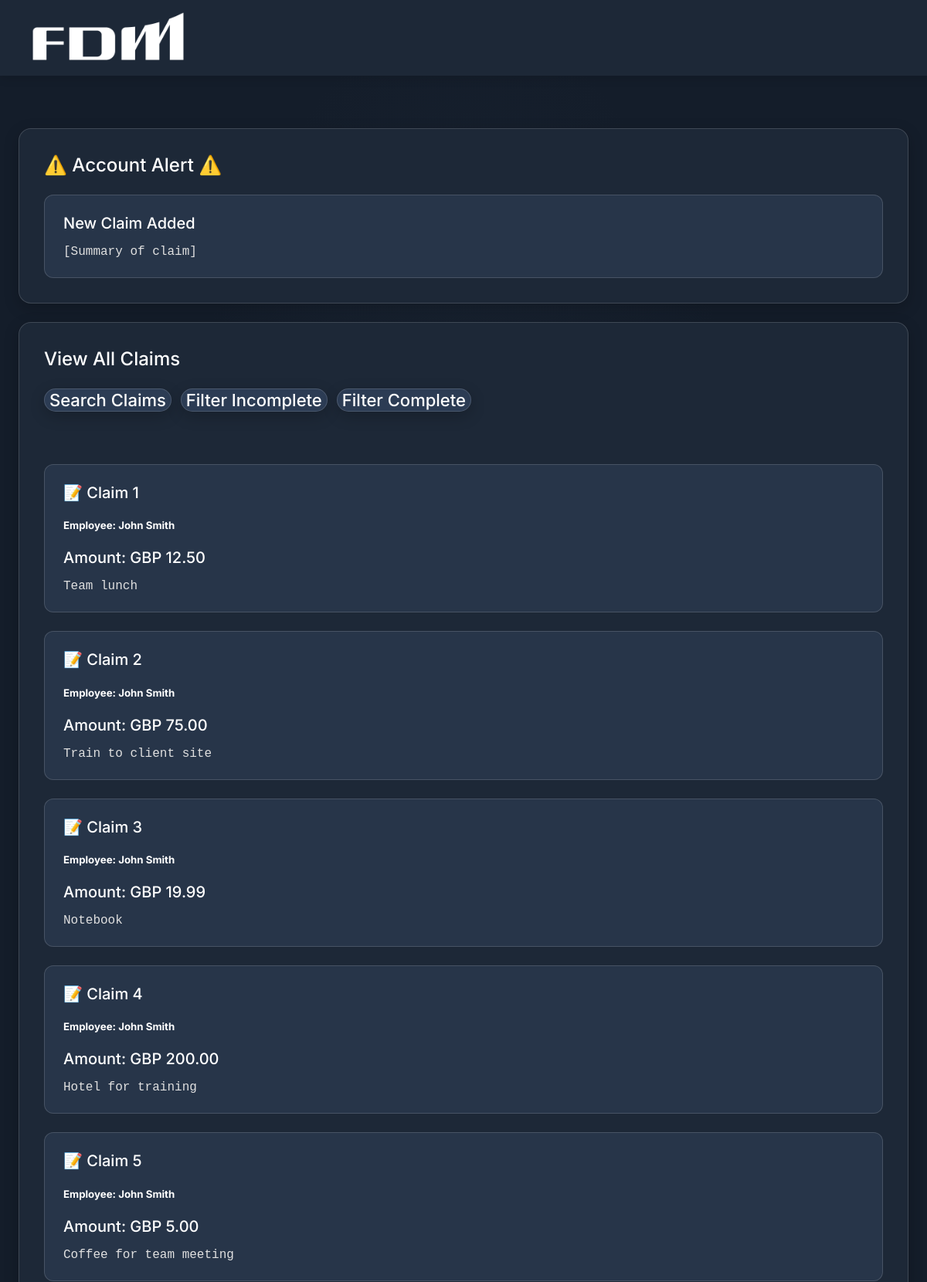
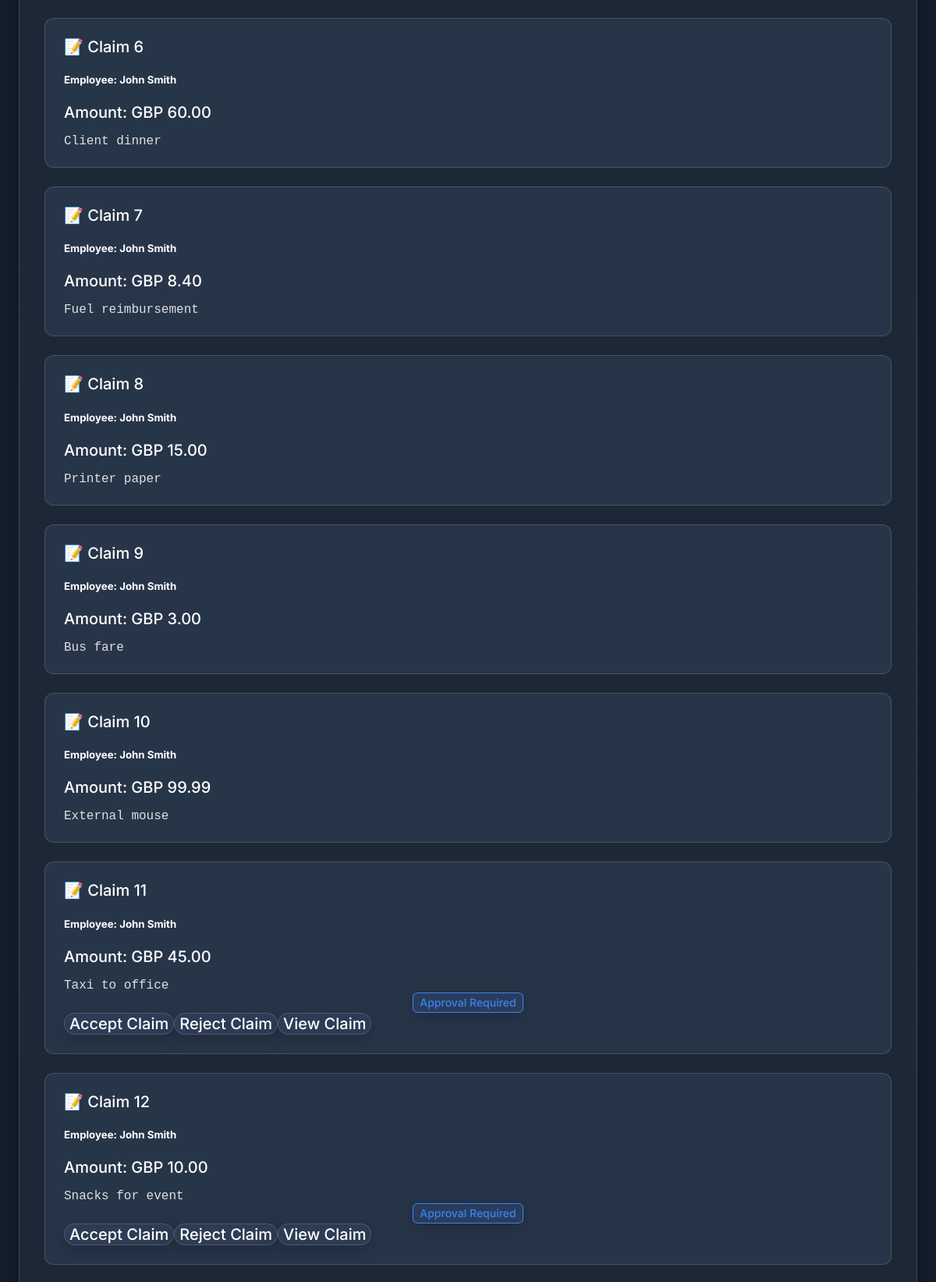
The page /php/manager_dashboard.php (signed in, upper part) on the database its author committed (2 pictures, top to bottom).
### tables this page shows
CREATE TABLE `expense_claims` (
  `claimId` int(11) NOT NULL,
  `employeeId` int(11) NOT NULL,
  `amount` decimal(10,2) NOT NULL,
  `description` varchar(255) NOT NULL,
  `category` varchar(50) NOT NULL,
  `status` enum('Pending','Approved','Rejected') DEFAULT 'Pending',
  `date` timestamp NOT NULL DEFAULT current_timestamp(),
  `evidenceFile` varchar(255) NOT NULL,
  `receipt` varchar(255) NOT NULL,
  `currency` varchar(5) DEFAULT NULL
);

CREATE TABLE `employees` (
  `employeeId` int(11) NOT NULL,
  `firstName` varchar(50) NOT NULL,
  `lastName` varchar(50) NOT NULL,
  `email` varchar(100) NOT NULL,
  `role` enum('Employee','Manager','Admin','Finance') NOT NULL DEFAULT 'Employee',
  `username` varchar(50) NOT NULL,
  `passwordHash` varchar(255) NOT NULL,
  `manager` int(11) DEFAULT NULL,
  `loggedIn` date DEFAULT current_timestamp(),
  `created_at` timestamp NOT NULL DEFAULT current_timestamp()
);

### php/manager_dashboard.php (the view, shortened to what this page needs)
<!DOCTYPE html>
<html lang="en">
<head>
    <link rel="stylesheet" href="../css/style.css">
</head>
<body>
<div class="container">
        <nav class="navbar">
            <a href="#"><img class="logo" src="../images/FDM_Group_Logo_White.png" width="200" alt="FDM Logo"></a>
            <div class="nav-links">
                <form method="POST" action="../php/logout.php" style="display: inline;">
                </form>
            </div>
        </nav>
        <br>
        <section class="active-alerts">
            <h3>⚠️ Account Alert ⚠️</h3>
            <div class="report">
                <h4>New Claim Added </span></h4>
                <p>[Summary of claim]</p>
            </div>
        </section>
        <section class="weather-map">
            <h3>View All Claims</h3>
            <div class="tabs">
                <button>Search Claims</button>
                <button>Filter Incomplete</button>
                <button>Filter Complete</button>
            </div>
            <br>
            <?php
                $conn = DatabaseManager::getInstance()->getConnection();
                $sql = "SELECT expense_claims.*, employees.firstName, employees.lastName
                        FROM expense_claims
                        INNER JOIN employees ON expense_claims.employeeId = employees.employeeId
                        WHERE employees.manager = :managerId";
                $stmt = $conn->prepare($sql);
                $stmt->bindParam(':managerId', $_SESSION['employeeId'], PDO::PARAM_INT);
                $stmt->execute();
                if ($stmt->rowCount() > 0) {
                    $claims = $stmt->fetchAll(PDO::FETCH_ASSOC);
                    foreach ($claims as $claim) {
                        echo "<div class='report'>";
                        echo "<h4>📝 Claim " . $claim['claimId'] . "</h4>";
                        echo "<h5>Employee: " . $claim['firstName'] . " " . $claim['lastName'] . "</h5>";
                        echo "<h4>Amount: ". $claim['currency'] . " " . $claim['amount'] . "</h4>";
                        echo "<p>" . $claim['description'] . "</p>";
                        if ($claim['status'] == 'Pending') {
                            echo "<div class='badges'> <button class='blue'>Approval Required</button> </div>";
                            echo "<form method='POST' action='../php/process_claim.php' style='display: inline;'>";
                            echo "<button type='submit' class='confirm-button' data-action='approve'>Accept Claim</button>";
                            echo "</form>";
                            echo "<form method='POST' action='../php/process_claim.php' style='display: inline;'>";
                            echo "<button type='submit' class='confirm-button' data-action='reject'>Reject Claim</button>";
                            echo "</form>";
                            echo "<button onclick=\"window.location.href='view_claim.php?id=" . $claim['claimId'] . "'\">View Claim</button>";
                        } else if ($claim['status'] == 'Rejected') {
                            echo "<div class='badges'> <button class='red'>Rejected</button> </div>";
                            echo "<button onclick=\"window.location.href='view_claim.php?id=" . $claim['claimId'] . "'\">View Claim</button>";
                        }
                        echo "</div>";
                    }
                } else {
                    echo "<p>No claims found.</p>";
                }
            ?>
        </section>
    </div>
</html>

### css/style.css (style rules this page uses)
body { background-color: #121826; color: #ffffff; font-family: 'Inter', sans-serif; margin: 0; padding: 0; background: radial-gradient(50% 50% at 50% 50%, #253244 0%, #141D2A 100%); min-height: 100vh; }
.container { display: grid; grid-template-columns: repeat(12, 1fr); gap: 24px; padding: 24px; margin-top: 98px; max-width: 1440px; margin-left: auto; margin-right: auto; }
.navbar { width: 100%; height: 98px; background: #1D2837; display: flex; align-items: center; padding: 0 40px; position: fixed; top: 0; left: 0; right: 0; z-index: 1000; box-shadow: 0px 4px 12px rgba(0, 0, 0, 0.1); }
.navbar .logo { color: #FFF; font-size: 24px; font-weight: 700; }
button { color: #FFF; font-family: Inter; font-size: 20px; font-weight: 500; cursor: pointer; border-radius: 16px; border: 1px solid rgba(255, 255, 255, 0.15); background: #2C3C54; box-shadow: 0px 6px 20px rgba(0, 0, 0, 0.2); }
.badges { display: flex; flex-direction: column; gap: 1rem; align-items: center; flex-wrap: wrap; justify-content: center; }
.badges > button { font-size: 0.875rem; line-height: 1.25rem; padding: 2px .5rem; cursor: pointer; border: none; border-radius: 0.375rem; outline: none; }
.badges .blue { background-color: rgba(59, 130, 246, 0.10); color: rgb(59 130 246); border: 1px rgb(59 130 246) solid; }
.weather-map, .active-alerts { grid-column: span 12; border-radius: 16px; border: 1px solid rgba(255, 255, 255, 0.15); background: #1D2837; padding: 32px; box-shadow: 0px 6px 20px rgba(0, 0, 0, 0.2); }
.weather-map h3, .active-alerts h3 { margin: 0 0 24px 0; font-size: 24px; font-weight: 500; }
.report { border-radius: 12px; border: 1px solid rgba(255, 255, 255, 0.15); background: #273549; padding: 24px; margin-top: 24px; }
.report h4 { margin: 0 0 16px 0; font-size: 20px; font-weight: 500; }
.report p { font-family: monospace; font-size: 16px; margin: 0; color: #e0e0e0; }
.tabs { display: flex; gap: 12px; margin-bottom: 24px; }
.tabs button { font-size: 22px; }

### rows shown on the page
expense_claims: claimId "1", employeeId.firstName "John", employeeId.lastName "Smith", currency "GBP", amount "12.50", description "Team lunch"
expense_claims: claimId "2", employeeId.firstName "John", employeeId.lastName "Smith", currency "GBP", amount "75.00", description "Train to client site"
expense_claims: claimId "3", employeeId.firstName "John", employeeId.lastName "Smith", currency "GBP", amount "19.99", description "Notebook"
expense_claims: claimId "4", employeeId.firstName "John", employeeId.lastName "Smith", currency "GBP", amount "200.00", description "Hotel for training"
expense_claims: claimId "5", employeeId.firstName "John", employeeId.lastName "Smith", currency "GBP", amount "5.00", description "Coffee for team meeting"
expense_claims: claimId "6", employeeId.firstName "John", employeeId.lastName "Smith", currency "GBP", amount "60.00", description "Client dinner"
expense_claims: claimId "7", employeeId.firstName "John", employeeId.lastName "Smith", currency "GBP", amount "8.40", description "Fuel reimbursement"
expense_claims: claimId "8", employeeId.firstName "John", employeeId.lastName "Smith", currency "GBP", amount "15.00", description "Printer paper"
expense_claims: claimId "9", employeeId.firstName "John", employeeId.lastName "Smith", currency "GBP", amount "3.00", description "Bus fare"
expense_claims: claimId "10", employeeId.firstName "John", employeeId.lastName "Smith", currency "GBP", amount "99.99", description "External mouse"
expense_claims: claimId "11", employeeId.firstName "John", employeeId.lastName "Smith", currency "GBP", amount "45.00", description "Taxi to office"
expense_claims: claimId "12", employeeId.firstName "John", employeeId.lastName "Smith", currency "GBP", amount "10.00", description "Snacks for event"
